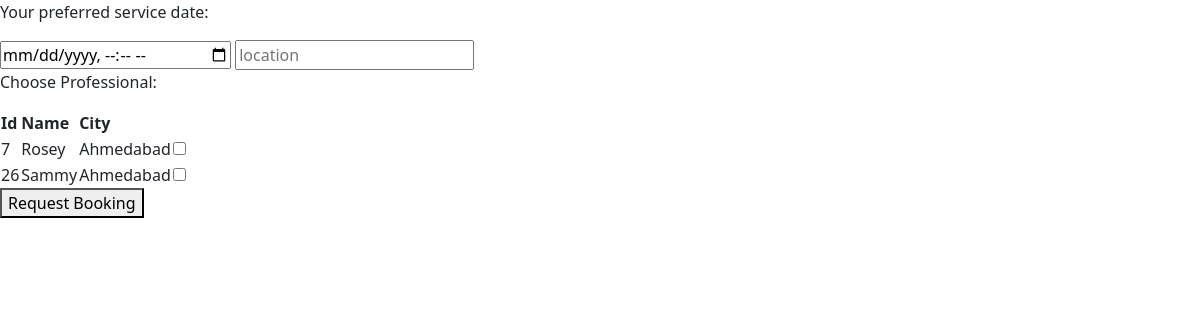
/services/7/package/3/book, run on the app's committed database.
### app.py (models this page shows)
class User(db.Model):
    __tablename__ = 'user'
    id=db.Column(db.Integer, primary_key=True)
    username=db.Column(db.String(25), unique=True, nullable=False)
    password=db.Column(db.String(150), nullable=False)
    role=db.Column(db.String(20), nullable=False)
    phone=db.Column(db.Integer, unique=True, nullable=False)
    city=db.Column(db.String)
    address=db.Column(db.String(150), nullable=False)
    specialization=db.Column(db.String, nullable=True)
    cv=db.Column(db.String(150), nullable=True)
    status=db.Column(db.String(150), nullable=False, default='pending')
    booking=db.relationship('Booking', back_populates='customer',lazy='dynamic')
    customer=db.relationship('Customer',uselist=False, back_populates='user')
    professional=db.relationship('Professional',uselist=False, back_populates='user')

### app.py (the view)
@app.route("/services/<int:service_id>/package/<int:package_id>/book")
def book_package(service_id,package_id):
    package=Package.query.get(package_id)
    service=Service.query.get(service_id)
    professionals=User.query.filter_by(role='professional',specialization=service.name, status='approved').all()
    if not package or not service:
        return redirect(url_for('c_dashboard'))
    return render_template('booking_form.html',package=package,service=service,professionals=professionals)

### templates/booking_form.html (shortened to what this page needs)
{% extends "base.html" %} {% block body%}
<form action="{{ url_for('booking') }}" method="POST">
  <p>Your preferred service date:</p>
  <input type="datetime-local" name="service_date" required />
  <input type="text" name="location" placeholder="location" required />
  <p>Choose Professional:</p>
  <table>
    <thead>
      <tr>
        <th>Id</th>
        <th>Name</th>
        <th>City</th>
      </tr>
    </thead>
    <tbody>
      {%for prof in professionals %}
      <tr>
        <td>{{prof.id}}</td>
        <td>{{prof.username}}</td>
        <td>{{prof.city}}</td>
        <td>
          <input type="checkbox" name="professional_id" value="{{ prof.id }}" />
        </td>
        {%endfor%}
      </tr>
    </tbody>
  </table>
  <button type="submit">Request Booking</button>
</form>
{% endblock %}

### data on the page
User: id "7", username "Rosey", city "Ahmedabad"
User: id "26", username "Sammy", city "Ahmedabad"
